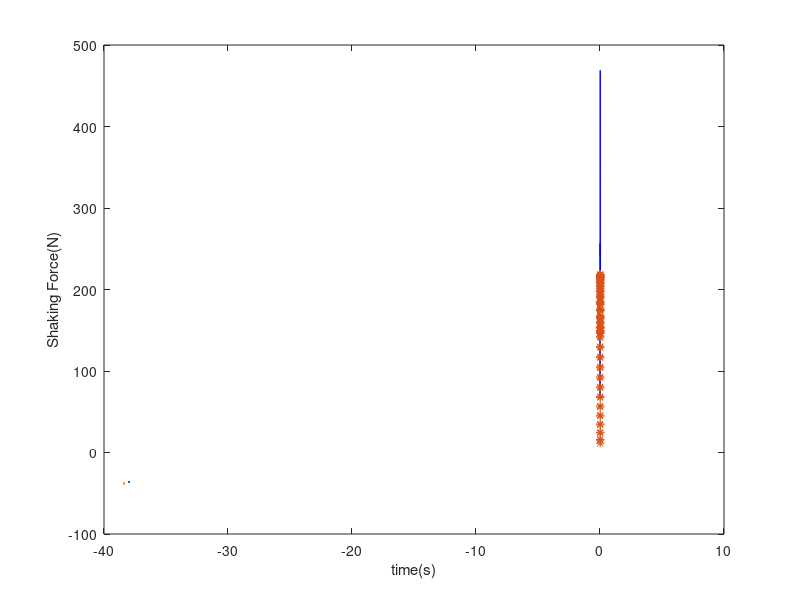

Source code (MATLAB):
% Known parameters ****************************
clear all
r2=0.04;
r3=0.1;
m2=0.05;
m3=0.15;
m4=0.1;
w2=1800*(2*pi/60);
m3=m2+m4;
gamma=0:0.01:1;
time=0:0.000333:0.0333;
mc=m2;
rc=0.01:0.01:0.04;
rb=(m2/m3)*r3;
ra=r3-rb;


% Equations ***********************************

[x,y]=size(gamma);
[m,n] = size(time);
[a, b] = size(rc);



for i=1:n;
    
    Fsxp(i)=(((m3+m4)*r2))*((w2^2)*cos(w2*time(i)));
    Fsxs(i)=(m4+((ra*m3)/r3))*(((r2^2)*(w2^2)/r3)*cos(2*w2*time(i)));
    Fsy(i)=-(((rb/r3)*m3*r2))*((w2^2)*sin(w2*time(i)));
    Fs(i) = sqrt(((Fsxp(i)+Fsxs(i)).^2)+ ((Fsy(i)).^2));
end


for j = 1:b;
    for k = 1:y
    mc(j)=(((rb/r3)*m3*r2)+(gamma(k)*((ra*m3/r3)+m4)*r2))/rc(j);
    
    for i = 1:n;
    Fsxp1(i)=(((m3+m4)*r2)-(mc(j)*rc(j)))*((w2^2)*cos(w2*time(i)));
    Fsxs1(i)=(m4+((ra*m3)/r3))*(((r2^2)*(w2^2)/r3)*cos(2*w2*time(i)));
    Fsy1(i)=-(((rb/r3)*m3*r2)-(mc(j)*rc(j)))*((w2^2)*sin(w2*time(i)));    
    Fs1(i) = sqrt(((Fsxp1(i)+Fsxs1(i)).^2)+ ((Fsy1(i)).^2));

    end
   if(max(Fs1)<220)        
        mc(j);
        rc(j);
        gamma(k);
                
         max(Fs1);
         c(k) = max(Fs1);
         mini =  min(c);
        
        shakeForce = Fs1;
        balance = mc(j);
        distance = rc(j); 
        
     end
    end   
   
   
   
end

balance
distance

plot(0:0.000333:0.0333,Fs,'b',ylabel('Shaking Force(N)'), xlabel('time(s)'));
hold on
plot(0:0.000333:0.0333, shakeForce, '*', ylabel('Shaking Force(N)'), xlabel('time(s)'));
hold off


